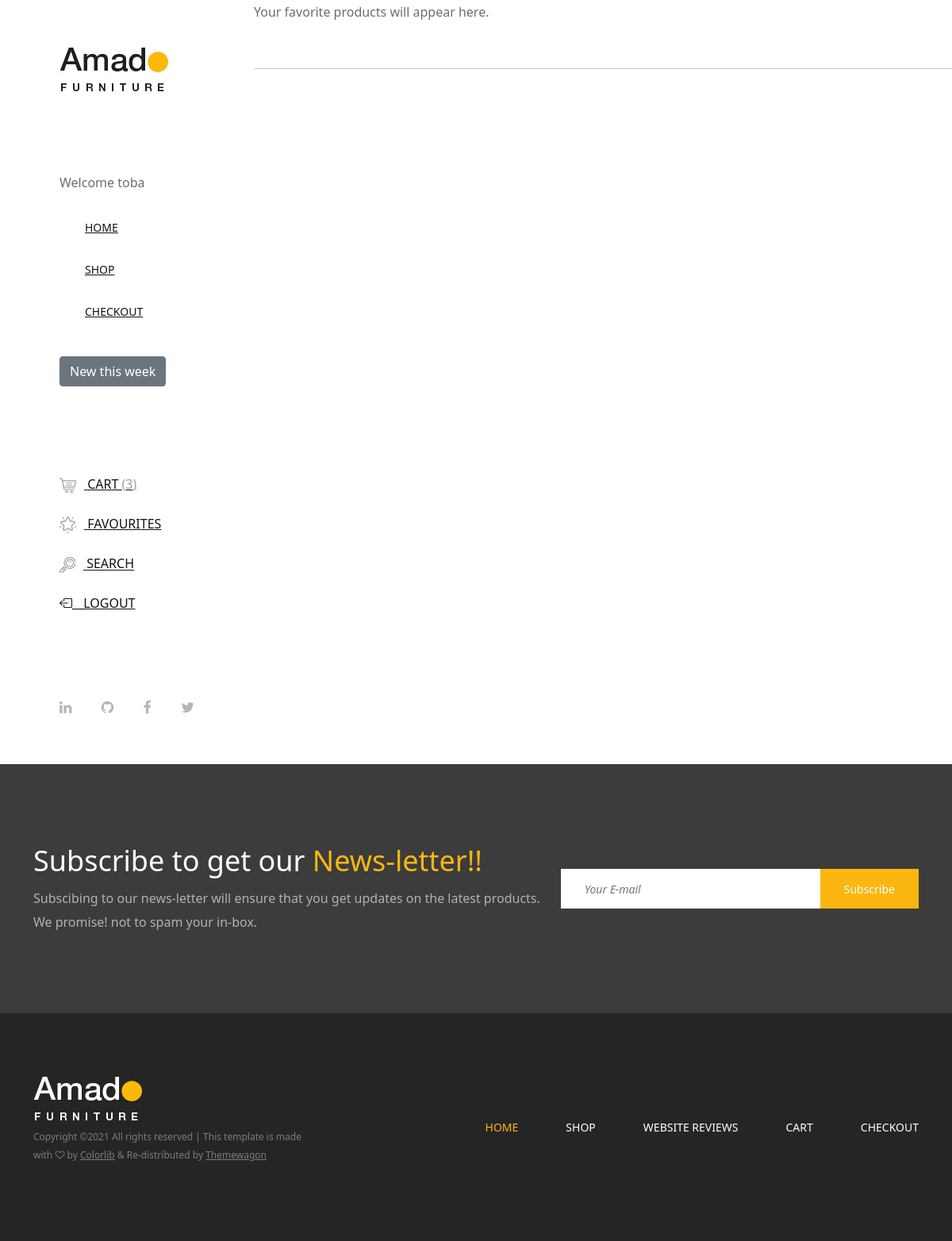
Page /favorites/list (signed in) on the earlier database version.
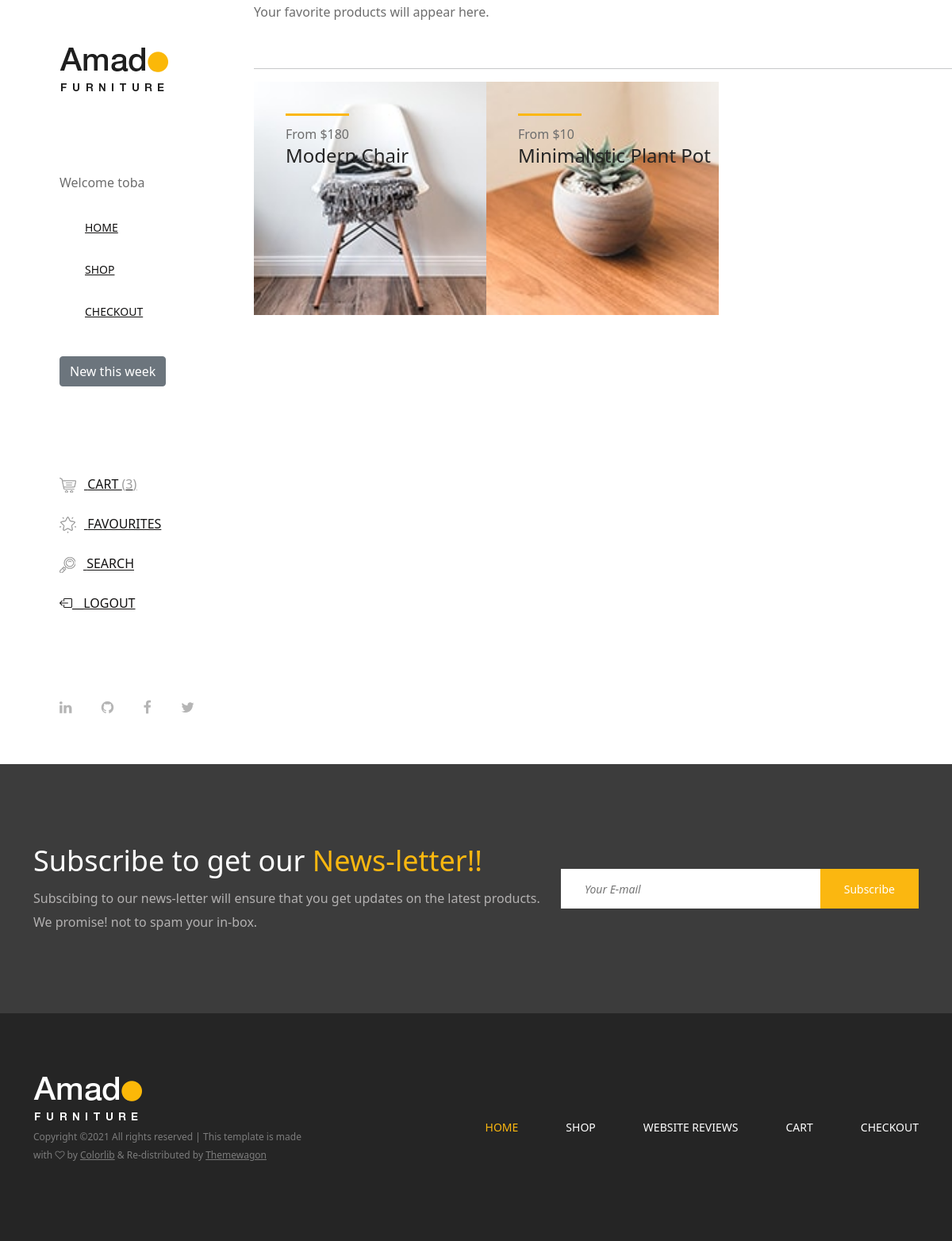
Same page on the later database version.
### main/models.py (models this page shows, shortened)
class Favorites(models.Model):
    user = models.ForeignKey(User, on_delete=models.CASCADE)
    product = models.ForeignKey(Product, on_delete=models.CASCADE)
    date = models.DateTimeField(auto_now_add=True)

class Product(models.Model):
    Category_choices = [
    ('chairs', 'chairs'),
    ('beds', 'beds'),
    ('tables', 'tables'),
    ('home_deco', 'home_deco'),
    ('dressings', 'dressings')
]
    name = models.CharField(max_length=100)
    price = models.IntegerField(null=False, blank=False)
    image = models.ImageField(upload_to ='products/')
    category = models.CharField(choices=Category_choices, max_length=50)
    date = models.DateTimeField(default=datetime.now)

### main/views.py (the view)
# urls.py: path('favorites/list', FavoritesPageView.as_view(), name='favorites'),
class FavoritesPageView(View):
    def get(self, request, *args, **kwargs):
        favorites = Favorites.objects.filter(user = request.user)
        cart_objects = Cart.objects.filter(user = request.user)
        total_no_of_products = cart_objects.count()
        context = {
            'favorites': favorites,
            'total_no_of_products': total_no_of_products,
        }
        return render(request, 'main/favorites.html', context)

### main/templates/main/favorites.html (shortened to what this page needs)
{% extends 'main/base.html' %}
{% block content %}
        <div class="products-catagories-area clearfix">
            <p>Your favorite products will appear here.</p>
            <br>
            <hr>
            <div class="amado-pro-catagory clearfix">
                {% for favorite in favorites %}
                <div class="single-products-catagory clearfix">
                    <a href="{% url 'product_detail' favorite.product.pk %}">
                        <img src="{{ favorite.product.image.url }}" alt="The products image">
                        <div class="hover-content">
                            <div class="line"></div>
                            <p>From ${{ favorite.product.price }}</p>
                            <h4>{{ favorite.product.name }}</h4>
                        </div>
                    </a>
                </div>
                <div class="cart">
                    <a href="#" data-toggle="tooltip" data-placement="left" title="Remove from favorites"></a>
                </div>
                {% endfor %}
            </div>
        </div>
    </div>
{% endblock content %}

### main/templates/main/base.html (shortened to what this page needs)
{% load static %}
<!DOCTYPE html>
<html lang="en">
<head>
    <link rel="stylesheet" href="{% static 'main/css/core-style.css' %}">
    <link rel="stylesheet" href="{% static 'main/style.css' %}">
    <link href="https://cdn.jsdelivr.net/npm/bootstrap@5.1.3/dist/css/bootstrap.min.css" rel="stylesheet">
    <link rel="stylesheet" href="https://cdn.jsdelivr.net/npm/bootstrap-icons@1.5.0/font/bootstrap-icons.css">
</head>
<body>
    <div class="main-content-wrapper d-flex clearfix">
        <header class="header-area clearfix">
            <div class="logo">
                <a href="{% url 'index' %}"><img src="{% static 'main/img/core-img/logo.png' %}" alt=""></a>
            </div>
            <div>
                {% if user.is_authenticated %}
                    <p>Welcome {{ user.username }}</p>
                {% else %}
                <hr>
                    <p>Please  <a href="{% url 'login' %}" class="link-dark">login</a> to view your Cart/Add to Cart</p>
                <hr>
                {% endif %}
            </div>
            <nav class="amado-nav">
                <ul>
                    <li><a href="{% url 'index' %}">Home</a></li>
                    <li><a href="{% url 'shop' %}">Shop</a></li>
                    {% if user.is_authenticated %}
                    <li><a href="{% url 'checkout' %}">Checkout</a></li>
                    {% endif %}
                </ul>
            </nav>
            <div class="amado-btn-group mt-30 mb-100">
                <a href="{% url 'new_this_week' %}" class="btn btn-secondary">New this week</a>
            </div>
            <div class="cart-fav-search mb-100">
                {% if user.is_authenticated %}
                <a href="{% url 'cart' %}" class="cart-nav"><img src="{% static 'main/img/core-img/cart.png' %}" alt=""> Cart <span>({{ total_no_of_products }})</span></a>
                <a href="{% url 'favorites' %}" class="fav-nav"><img src="{% static 'main/img/core-img/favorites.png' %}" alt=""> Favourites</a>
                {% endif %}
                <a href="#" class="search-nav"><img src="{% static 'main/img/core-img/search.png' %}" alt=""> Search</a>
                {% if user.is_authenticated %}
                <a href="{% url 'logout' %}"><i class="bi bi-box-arrow-left"></i>__Logout</a>
                {% endif %}
            </div>
            <div class="social-info d-flex justify-content-between">
                <a href="https://linkedin.com/in/oloruntoba-madamori"><i class="fa fa-linkedin" aria-hidden="true"></i></a>
                <a href="https://github.com/toba-madamori"><i class="fa fa-github" aria-hidden="true"></i></a>
                <a href="#"><i class="fa fa-facebook" aria-hidden="true"></i></a>
                <a href="https://twitter.com/TobaMadamori"><i class="fa fa-twitter" aria-hidden="true"></i></a>
            </div>
        </header>
        {% block content %}
        {% endblock content %}
<section class="newsletter-area section-padding-100-0">
    <div class="container">
        <div class="row align-items-center">
            <div class="col-12 col-lg-6 col-xl-7">
                <div class="newsletter-text mb-100">
                    <h2>Subscribe to get our <span>News-letter!!</span></h2>
                    <p>Subscibing to our news-letter will ensure that you get updates on the latest products. We promise! not to spam your in-box.</p>
                </div>
            </div>
            <div class="col-12 col-lg-6 col-xl-5">
                <div class="newsletter-form mb-100">
                    <form action="#" method="post">
                        <input type="email" name="email" class="nl-email" placeholder="Your E-mail">
                        <input type="submit" value="Subscribe">
                    </form>
                </div>
            </div>
        </div>
    </div>
</section>
<footer class="footer_area clearfix">
    <div class="container">
        <div class="row align-items-center">
            <div class="col-12 col-lg-4">
                <div class="single_widget_area">
                    <div class="footer-logo mr-50">
                        <a href="{% url 'index' %}"><img src="{% static 'main/img/core-img/logo2.png' %}" alt=""></a>
                    </div>
                    <p class="copywrite">
Copyright &copy;<script>document.write(new Date().getFullYear());</script> All rights reserved | This template is made with <i class="fa fa-heart-o" aria-hidden="true"></i> by <a href="https://colorlib.com" target="_blank">Colorlib</a> & Re-distributed by <a href="https://themewagon.com/" target="_blank">Themewagon</a>
</p>
                </div>
            </div>
            <div class="col-12 col-lg-8">
                <div class="single_widget_area">
                    <div class="footer_menu">
                        <nav class="navbar navbar-expand-lg justify-content-end">
                            <div class="collapse navbar-collapse" id="footerNavContent">
                                <ul class="navbar-nav ml-auto">
                                    <li class="nav-item active">
                                        <a class="nav-link" href="{% url 'index' %}">Home</a>
                                    </li>
                                    <li class="nav-item">
                                        <a class="nav-link" href="{% url 'shop' %}">Shop</a>
                                    </li>
                                    <li class="nav-item">
                                        <a class="nav-link" href="{% url 'review_page' %}">Website Reviews</a>
                                    </li>
                                    {% if user.is_authenticated %}
                                    <li class="nav-item">
                                        <a class="nav-link" href="{% url 'cart' %}">Cart</a>
                                    </li>
                                    <li class="nav-item">
                                        <a class="nav-link" href="{% url 'checkout' %}">Checkout</a>
                                    </li>
                                    {% endif %}
                                </ul>
                            </div>
                        </nav>
                    </div>
                </div>
            </div>
        </div>
    </div>
</footer>
</body>
</html>

Differences in the rows shown:
added Favorites: product.image (picture), product.price "180", product.name "Modern Chair"
added Favorites: product.image (picture), product.price "10", product.name "Minimalistic Plant Pot"
